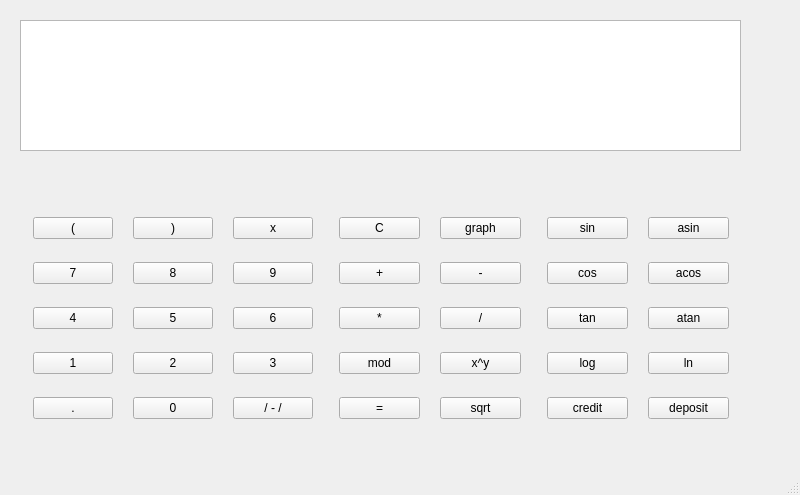
<?xml version="1.0" encoding="UTF-8"?>
<ui version="4.0">
 <class>view</class>
 <widget class="QMainWindow" name="view">
  <property name="geometry">
   <rect>
    <x>0</x>
    <y>0</y>
    <width>800</width>
    <height>495</height>
   </rect>
  </property>
  <property name="sizePolicy">
   <sizepolicy hsizetype="Expanding" vsizetype="Expanding">
    <horstretch>0</horstretch>
    <verstretch>0</verstretch>
   </sizepolicy>
  </property>
  <property name="minimumSize">
   <size>
    <width>800</width>
    <height>495</height>
   </size>
  </property>
  <property name="maximumSize">
   <size>
    <width>800</width>
    <height>495</height>
   </size>
  </property>
  <property name="windowTitle">
   <string>SmartCalc2.0</string>
  </property>
  <widget class="QWidget" name="centralwidget">
   <widget class="QWidget" name="horizontalLayoutWidget">
    <property name="geometry">
     <rect>
      <x>23</x>
      <y>200</y>
      <width>716</width>
      <height>241</height>
     </rect>
    </property>
    <layout class="QHBoxLayout" name="horizontalLayout">
     <item>
      <layout class="QGridLayout" name="gridLayout_2">
       <property name="leftMargin">
        <number>10</number>
       </property>
       <property name="rightMargin">
        <number>10</number>
       </property>
       <property name="horizontalSpacing">
        <number>20</number>
       </property>
       <item row="2" column="1">
        <widget class="QPushButton" name="btn_5">
         <property name="text">
          <string>5</string>
         </property>
        </widget>
       </item>
       <item row="1" column="2">
        <widget class="QPushButton" name="btn_9">
         <property name="text">
          <string>9</string>
         </property>
        </widget>
       </item>
       <item row="2" column="2">
        <widget class="QPushButton" name="btn_6">
         <property name="text">
          <string>6</string>
         </property>
        </widget>
       </item>
       <item row="4" column="0">
        <widget class="QPushButton" name="btn_dot">
         <property name="text">
          <string>.</string>
         </property>
        </widget>
       </item>
       <item row="2" column="0">
        <widget class="QPushButton" name="btn_4">
         <property name="text">
          <string>4</string>
         </property>
        </widget>
       </item>
       <item row="1" column="1">
        <widget class="QPushButton" name="btn_8">
         <property name="text">
          <string>8</string>
         </property>
        </widget>
       </item>
       <item row="3" column="2">
        <widget class="QPushButton" name="btn_3">
         <property name="text">
          <string>3</string>
         </property>
        </widget>
       </item>
       <item row="0" column="2">
        <widget class="QPushButton" name="btn_x">
         <property name="text">
          <string>x</string>
         </property>
        </widget>
       </item>
       <item row="0" column="1">
        <widget class="QPushButton" name="btn_close">
         <property name="text">
          <string>)</string>
         </property>
        </widget>
       </item>
       <item row="3" column="0">
        <widget class="QPushButton" name="btn_1">
         <property name="text">
          <string>1</string>
         </property>
        </widget>
       </item>
       <item row="1" column="0">
        <widget class="QPushButton" name="btn_7">
         <property name="text">
          <string>7</string>
         </property>
        </widget>
       </item>
       <item row="3" column="1">
        <widget class="QPushButton" name="btn_2">
         <property name="text">
          <string>2</string>
         </property>
        </widget>
       </item>
       <item row="4" column="1">
        <widget class="QPushButton" name="btn_0">
         <property name="text">
          <string>0</string>
         </property>
        </widget>
       </item>
       <item row="4" column="2">
        <widget class="QPushButton" name="btn_un_min">
         <property name="text">
          <string>/ - /</string>
         </property>
        </widget>
       </item>
       <item row="0" column="0">
        <widget class="QPushButton" name="btn_open">
         <property name="sizePolicy">
          <sizepolicy hsizetype="Minimum" vsizetype="Fixed">
           <horstretch>0</horstretch>
           <verstretch>0</verstretch>
          </sizepolicy>
         </property>
         <property name="text">
          <string>(</string>
         </property>
        </widget>
       </item>
      </layout>
     </item>
     <item>
      <layout class="QGridLayout" name="gridLayout_6">
       <property name="leftMargin">
        <number>10</number>
       </property>
       <property name="rightMargin">
        <number>10</number>
       </property>
       <property name="horizontalSpacing">
        <number>20</number>
       </property>
       <item row="2" column="0">
        <widget class="QPushButton" name="btn_mul">
         <property name="text">
          <string>*</string>
         </property>
        </widget>
       </item>
       <item row="0" column="0">
        <widget class="QPushButton" name="btn_clr">
         <property name="text">
          <string>C</string>
         </property>
        </widget>
       </item>
       <item row="0" column="1">
        <widget class="QPushButton" name="btn_graph">
         <property name="text">
          <string>graph</string>
         </property>
        </widget>
       </item>
       <item row="1" column="0">
        <widget class="QPushButton" name="btn_plus">
         <property name="text">
          <string>+</string>
         </property>
        </widget>
       </item>
       <item row="4" column="1">
        <widget class="QPushButton" name="btn_sqrt">
         <property name="text">
          <string>sqrt</string>
         </property>
        </widget>
       </item>
       <item row="3" column="0">
        <widget class="QPushButton" name="btn_mod">
         <property name="text">
          <string>mod</string>
         </property>
        </widget>
       </item>
       <item row="1" column="1">
        <widget class="QPushButton" name="btn_bin_min">
         <property name="text">
          <string>-</string>
         </property>
        </widget>
       </item>
       <item row="2" column="1">
        <widget class="QPushButton" name="btn_div">
         <property name="text">
          <string>/</string>
         </property>
        </widget>
       </item>
       <item row="4" column="0">
        <widget class="QPushButton" name="btn_calc">
         <property name="text">
          <string>=</string>
         </property>
        </widget>
       </item>
       <item row="3" column="1">
        <widget class="QPushButton" name="btn_pow">
         <property name="text">
          <string>x^y</string>
         </property>
        </widget>
       </item>
      </layout>
     </item>
     <item>
      <layout class="QHBoxLayout" name="horizontalLayout_2">
       <item>
        <layout class="QGridLayout" name="gridLayout_7">
         <property name="leftMargin">
          <number>10</number>
         </property>
         <property name="rightMargin">
          <number>10</number>
         </property>
         <property name="horizontalSpacing">
          <number>20</number>
         </property>
         <item row="2" column="1">
          <widget class="QPushButton" name="btn_atan">
           <property name="text">
            <string>atan</string>
           </property>
          </widget>
         </item>
         <item row="0" column="0">
          <widget class="QPushButton" name="btn_sin">
           <property name="text">
            <string>sin</string>
           </property>
          </widget>
         </item>
         <item row="3" column="0">
          <widget class="QPushButton" name="btn_log">
           <property name="text">
            <string>log</string>
           </property>
          </widget>
         </item>
         <item row="1" column="1">
          <widget class="QPushButton" name="btn_acos">
           <property name="text">
            <string>acos</string>
           </property>
          </widget>
         </item>
         <item row="1" column="0">
          <widget class="QPushButton" name="btn_cos">
           <property name="text">
            <string>cos</string>
           </property>
          </widget>
         </item>
         <item row="2" column="0">
          <widget class="QPushButton" name="btn_tan">
           <property name="text">
            <string>tan</string>
           </property>
          </widget>
         </item>
         <item row="0" column="1">
          <widget class="QPushButton" name="btn_asin">
           <property name="text">
            <string>asin</string>
           </property>
          </widget>
         </item>
         <item row="4" column="1">
          <widget class="QPushButton" name="btn_deposit">
           <property name="text">
            <string>deposit</string>
           </property>
          </widget>
         </item>
         <item row="3" column="1">
          <widget class="QPushButton" name="btn_ln">
           <property name="text">
            <string>ln</string>
           </property>
          </widget>
         </item>
         <item row="4" column="0">
          <widget class="QPushButton" name="btn_credit">
           <property name="text">
            <string>credit</string>
           </property>
          </widget>
         </item>
        </layout>
       </item>
      </layout>
     </item>
    </layout>
   </widget>
   <widget class="QTextEdit" name="display">
    <property name="geometry">
     <rect>
      <x>20</x>
      <y>20</y>
      <width>721</width>
      <height>131</height>
     </rect>
    </property>
    <property name="font">
     <font>
      <pointsize>12</pointsize>
     </font>
    </property>
   </widget>
  </widget>
  <widget class="QMenuBar" name="menubar">
   <property name="geometry">
    <rect>
     <x>0</x>
     <y>0</y>
     <width>800</width>
     <height>22</height>
    </rect>
   </property>
  </widget>
  <widget class="QStatusBar" name="statusbar"/>
 </widget>
 <resources/>
 <connections/>
</ui>
